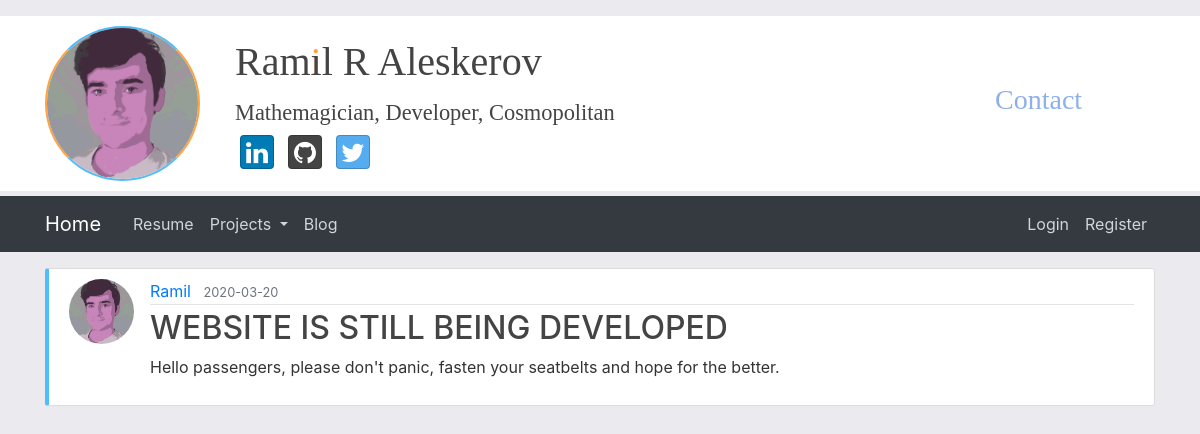
Screenshot of /post/23 with the database file from the repository.
### flaskblog/models.py (models this page shows, shortened)
class User(db.Model, UserMixin):
    id = db.Column(db.Integer, primary_key=True)
    username = db.Column(db.String(20), unique=True, nullable=False)
    email = db.Column(db.String(120), unique=True, nullable=False)
    image_file = db.Column(db.String(20), nullable=False, default='default.jpg')
    password = db.Column(db.String(60), nullable=False)
    posts = db.relationship('Post', backref='author', lazy=True)

class Post(db.Model):
    id = db.Column(db.Integer, primary_key=True)
    title = db.Column(db.String(100), nullable=False)
    date_posted = db.Column(db.DateTime, nullable=False, default=datetime.utcnow)
    content = db.Column(db.Text, nullable=False)
    user_id = db.Column(db.Integer, db.ForeignKey('user.id'), nullable=False)

### flaskblog/posts/routes.py (the view)
@posts.route("/post/<int:post_id>")
def post(post_id):
    post = Post.query.get_or_404(post_id)
    return render_template('post.html', title=post.title, post=post)

### flaskblog/templates/post.html (shortened to what this page needs)
{% extends "layout.html" %}
{% block content %}
  <article class="media content-section">
    <img class="rounded-circle article-img" src="{{ url_for('static', filename='profile_pics/' + post.author.image_file) }}">
    <div class="media-body">
      <div class="article-metadata">
        <a class="mr-2" href="{{ url_for('users.user_posts', username=post.author.username) }}">{{ post.author.username }}</a>
        <small class="text-muted">{{ post.date_posted.strftime('%Y-%m-%d') }}</small>
      </div>
      <h2 class="article-title">{{ post.title }}</h2>
      <p class="article-content">{{ post.content }}</p>
    </div>
  </article>
{% endblock content %}

### flaskblog/static/main.css (style rules this page uses)
body { background: #eaeaef; color: #333333; margin-top: 1rem; }
h1, h2, h3, h4, h5, h6 { color: #444444; }
p { overflow-wrap:break-word; }
.content-section { background: #ffffff; padding: 10px 20px; border: 1px solid #dddddd; border-radius: 3px; margin-bottom: 20px; }
.site-main .content-section { border-left-color: #50bcfa; border-left-width: 4px; }
.article-title { color: #444444; }
.article-content { white-space: pre-line; word-wrap: break-word; }
.article-img { height: 65px; width: 65px; margin-right: 16px; }
.article-metadata { padding-bottom: 1px; margin-bottom: 4px; border-bottom: 1px solid #e3e3e3 }
:root { --jumbotron-padding-y: 3rem; }

### rows the page displays
User: image_file (picture), author.username "Ramil"
Post: date_posted "2020-03-20", title "WEBSITE IS STILL BEING DEVELOPED", content "Hello passengers, please don't panic, fasten your seatbelts and hope for the better."
